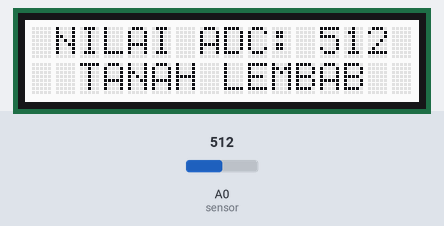
A sketch run on a simulated Arduino Uno, built with avr-gcc and run on an emulated ATmega328P. Shown: 16×2 character LCD. The inputs (shaded band) are chosen by the test bench; at power-on: A0 (sensor) = 512.

Above: at 1.2 s.
1.3 s: A0 (sensor) set to 685
At 2.5 s:
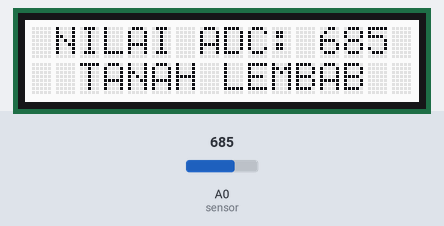
3.1 s: A0 (sensor) set to 719
At 4.1 s:
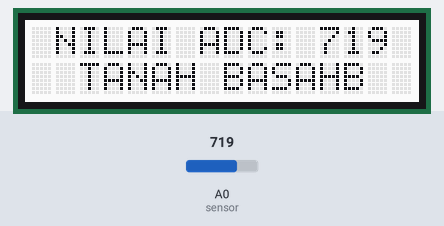
4.7 s: A0 (sensor) set to 290
At 5.6 s:
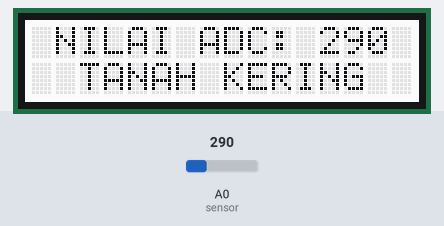
6.3 s: A0 (sensor) set to 309
At 7.2 s:
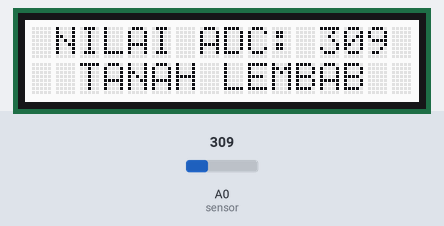
Timing chart, 0 to 8.8 s (numbered marks = the images above; inputs shaded):
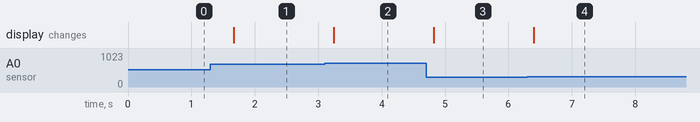

The sketch:

Monitoring_Kelembapan_Tanah.ino
```cpp
/*===============MONITORING KELEMBAPAN TANAH=================
  Dibuat Oleh Tim Digiware
  ===========================================================
  Konfigurasi Pin:
  |------------------------------------------------|
  |                            | Arduino Base HAT  |
  |------------------------------------------------|
  |Grove - Moisture Sensor     |         A0        |
  |Grove - LCD 16x2            |         I2C       |
  |------------------------------------------------|
*/

#define sensor A0

#include <Wire.h>
#include "rgb_lcd.h"
rgb_lcd lcd;

void setup() {

  lcd.begin(16,2);
  pinMode(sensor, INPUT);
  Serial.begin(9600);

}

void loop() {

  int moist = analogRead(sensor);

  if(moist <= 300)
  {
    lcd.setCursor(2,1);
    lcd.print("TANAH KERING");
  }

  if(moist >= 300 && moist <= 700)
  {
    lcd.setCursor(2,1);
    lcd.print("TANAH LEMBAB");
  }

  if(moist > 700)
  {
    lcd.setCursor(2,1);
    lcd.print("TANAH BASAH");
  }

   lcd.setCursor(1,0);
   lcd.print("NILAI ADC: ");
   lcd.print(moist);
   delay(500);

}
```

Measured:
- the behaviour switches between 700 and 701 on A0 (sensor) (found by bisection; images 1 and 2)
- the behaviour switches between 299 and 300 on A0 (sensor) (found by bisection; images 3 and 4)
- after the input at 1.3 s, the display: changes after 0.37 s (image 1)
- after the input at 3.1 s, the display: changes after 0.14 s (image 2)
- after the input at 4.7 s, the display: changes after 0.12 s (image 3)
- after the input at 6.3 s, the display: changes after 0.10 s (image 4)
